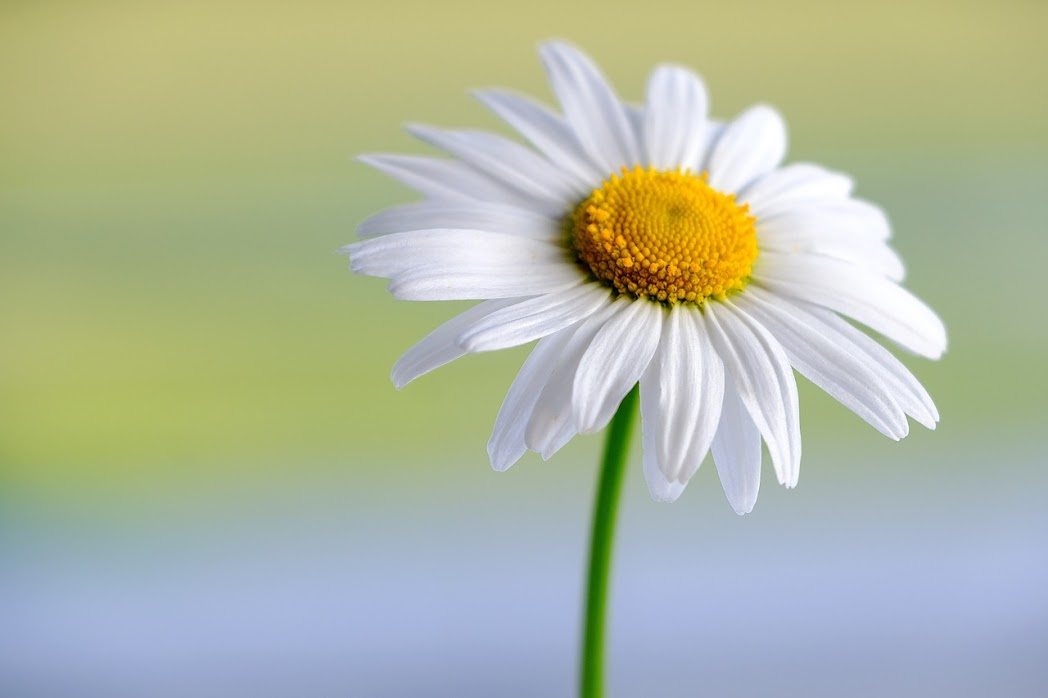
#> input picture croppers/img3.jpg, 1048 x 698 px
$ python crop.py
#> lines starting #> are read from the running program, lines starting #| are printed output that depends on the picture
#!/usr/bin/env python3
import cv2
import matplotlib.pyplot as plt

#reading image
img = cv2.imread('img3.jpg')
#> img is the input picture: shape (698, 1048, 3); mean B, G, R 161.3, 183.8, 175.7
print("Original Image")
cv2.imshow('image',img)
cv2.waitKey(0)

#Defining boundaries
print(img.shape)
#| (698, 1048, 3)
left = 350
top = 50
right = img.shape[1] - 100
#> right = 948
bottom = img.shape[0] - 200
#> bottom = 498

#cropping image
cropped = img[top:bottom, left:right]
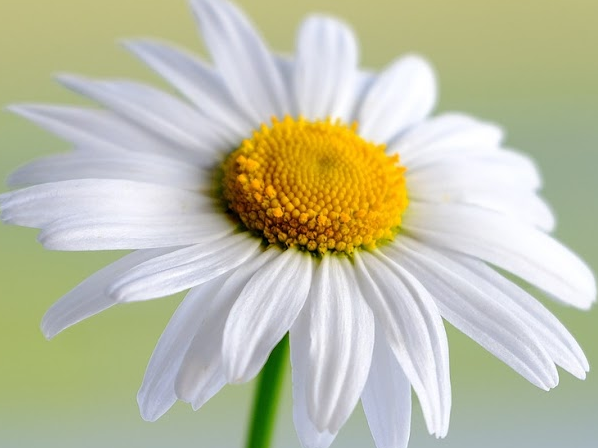
#> cropped: shape (448, 598, 3); mean B, G, R 166.5, 191.3, 190.1
print("Cropped image")
cv2.imshow('image',cropped)
cv2.waitKey(0)

$ run again, with croppers/img1.jpg copied over croppers/img3.jpg
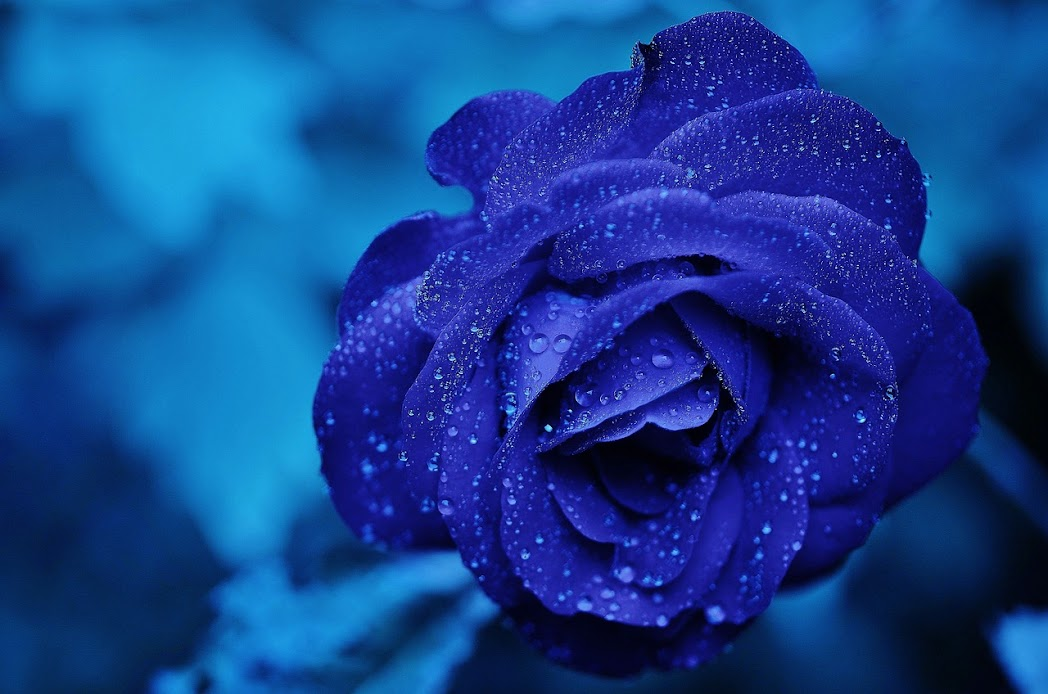
#> input picture croppers/img1.jpg, 1048 x 694 px
#> img is the input picture: shape (694, 1048, 3); mean B, G, R 143.8, 64.6, 19
#| (694, 1048, 3)
#> `cropped = img[top:bottom, left:right]`:
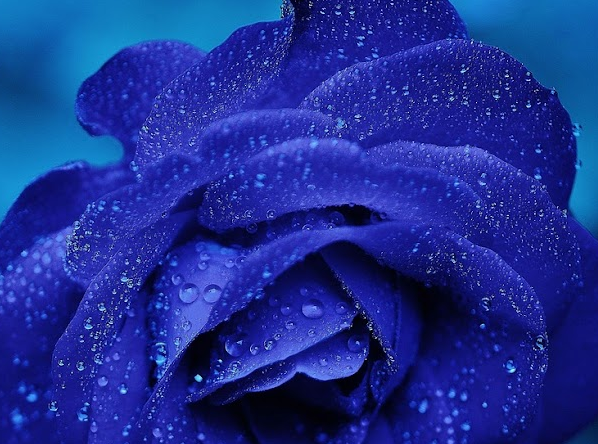
#> cropped: shape (444, 598, 3); mean B, G, R 146.9, 46.2, 27.7
